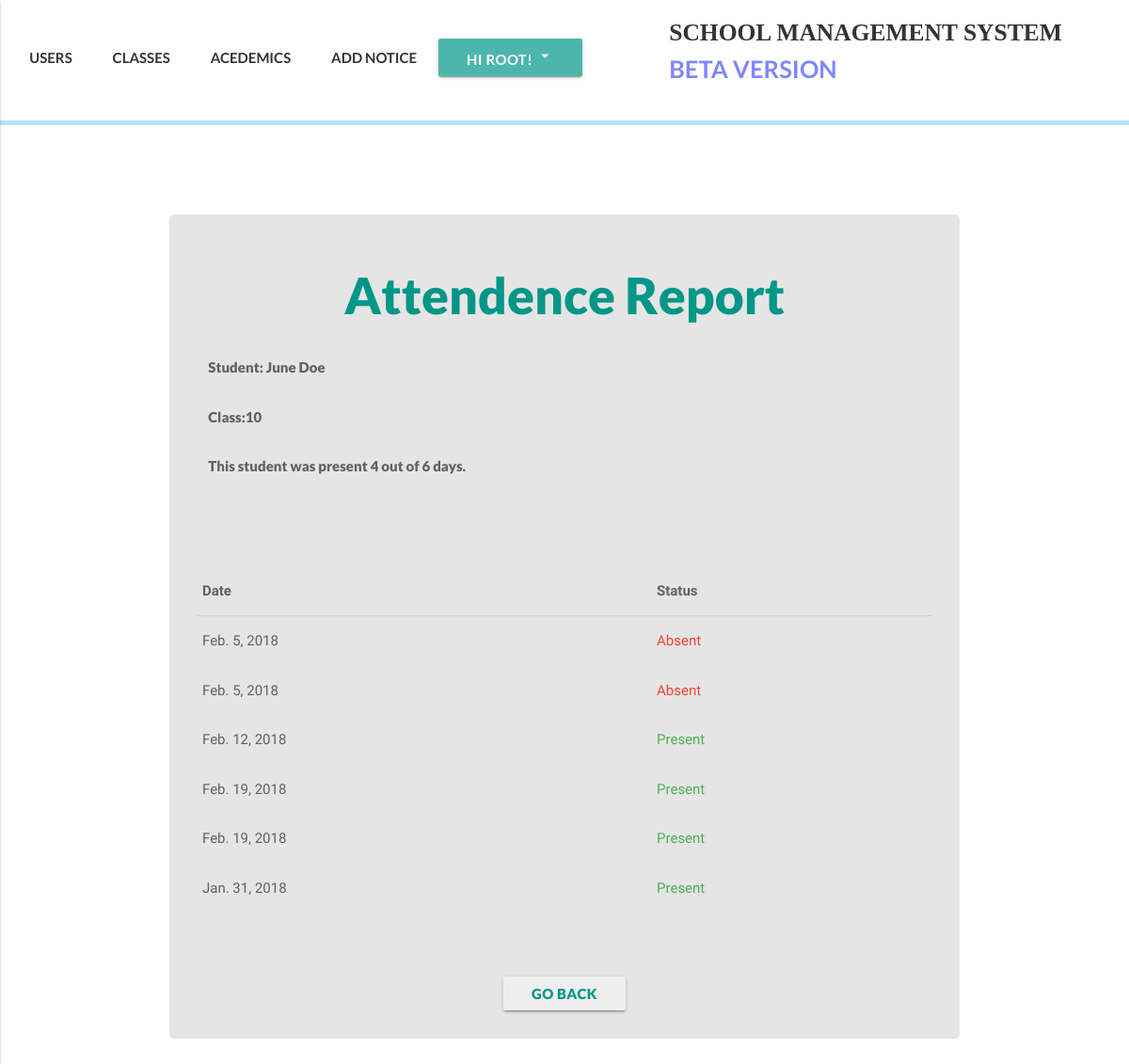
/academics/attendence/5/ (signed in), run on the app's committed database.
### accounts/models.py (models this page shows, shortened)
class User(AbstractBaseUser):
    email = models.EmailField(
        verbose_name='email address',
        max_length=255,
        unique=True,
    )
    date_of_birth = models.DateField(null=True)
    is_active = models.BooleanField(default=True)
    is_admin = models.BooleanField(default=False)
    is_teacher = models.BooleanField(default=False)
    is_student = models.BooleanField(default=False)
    bio = models.TextField(blank=True, help_text='write something about yourself...')
    phone_regex = RegexValidator(regex=r'^\+?1?\d{9,15}$', message="Phone number must be entered in the format: '+999999999'. Up to 15 digits allowed.")
    phone_number = models.CharField(validators=[phone_regex], max_length=17, blank=True, help_text="Phone number must be entered in the format: '+999999999'. Up to 15 digits allowed.") # validators should be a list
    first_name = models.CharField(max_length=225)
    last_name = models.CharField(max_length=225)
    address = models.CharField(max_length=225, blank=True)
    part_of = models.ForeignKey(Klasses, null=True, blank=True, related_name="partof", on_delete=models.SET_NULL)
    image = models.ImageField(upload_to="profile_pictures", blank=True)
    objects = MyUserManager()
    USERNAME_FIELD = 'email'
    REQUIRED_FIELDS = ['first_name', 'last_name', 'phone_number']
    def get_absolute_url(self):
        return reverse('user_detail', kwargs={'id':self.id})
    def __str__(self):              # __unicode__ on Python 2
        return self.first_name + " " + self.last_name

### klass/models.py (models this page shows, shortened)
class Klasses(models.Model):
    id = models.AutoField(primary_key=True)
    name = models.CharField(max_length=50)
    def __str__(self):
        return self.name

### academics/models.py (models this page shows, shortened)
class RollCall(models.Model):
    student = models.ForeignKey(settings.AUTH_USER_MODEL, blank=True, null=True,on_delete=models.CASCADE,related_name="rollcall")
    present = models.BooleanField(default=False, blank=False, null=False)
    date = models.DateField()

### academics/views.py (the view)
# urls.py: url(r'^attendence/(?P<id>[\w-]+)/$', rolls_detail, name='rolls-detail'),
def rolls_detail(request, id):
    if request.user.is_authenticated:
        student = get_object_or_404(User, id=id)
        total_present_days = student.rollcall.filter(present=True)
        klass = student.part_of
        teacher = klass.partof.filter(is_teacher=True)[0]
        if request.user == teacher or request.user.is_admin or request.user == student:
            rollcalls = student.rollcall.all()
            context = {
            'student':student,
            'rollcalls':rollcalls,
            'total_present_days':total_present_days,
            }
            template_name = 'academics/roll_call/rolls_details.html'
            return render(request, template_name, context)
        else:
            raise Http404
    else:
        raise Http404

### templates/academics/roll_call/rolls_details.html (shortened to what this page needs)
{% extends 'index.html' %}
{% block customcss %}
{% load static %}
<link rel="stylesheet" href="{% static 'css/academics/grades/grade-detail.css' %}">
{% endblock customcss %}
{% block content %}
  <div class="register-bg">
    <div class="classes-boi hoverable grey-text text-darken-2">
      <h2 class="report-head teal-text">Attendence Report</h2>
      <div class="row">
        <div class="col s12">
          <p>Student: {{student.first_name}} {{student.last_name}}</p>
        </div>
        <div class="col s12">
          <p>Class:{{student.part_of}}</p>
        </div>
        <div class="col s12">
          {% if student.rollcall.count == 0 %}
            {% if request.user.is_admin or request.user.is_teacher %}
              <p class="red-text">No record found! Mark their attendence and the record will show in the data below.</p>
            {% elif request.user.is_student %}
              <p class="red-text">No record found! Your teachers will update your record. Once it's done your status will start appearing in the table below. If you keep seeing this message, contact your teachers.</p>
            {% endif %}
          {% else %}
          <p>This student was present {{total_present_days.count}} out of {{student.rollcall.count}} days.</p>
          {% endif %}
        </div>
      </div>
      <table class="responsive-table highlight ma-table">
        <thead>
          <tr>
              <th>Date</th>
              <th>Status</th>
          </tr>
        </thead>
        <tbody>
        {% for obj in rollcalls %}
          <tr>
            <td>{{obj.date}}</td>
            {% if obj.present %}
            <td class="green-text">Present</td>
            {% else %}
            <td class="red-text">Absent</td>
            {% endif %}
          </tr>
        {% endfor %}
        </tbody>
      </table>
        <br><br><br>
        <div class="center">
          {% if request.user.is_admin or request.user.is_teacher %}
          <a href="/academics/attendence/klass/{{student.part_of.id}}" class="btn waves-effect waves-teal grey lighten-3 teal-text dam boto">Go Back</a>
          {% elif request.user.is_student %}
          <a href="{% url 'home' %}" class="btn waves-effect waves-teal grey lighten-3 teal-text dam boto">Go Back</a>
          {% endif %}
        </div>
  </div>
  </div>
{% endblock content %}

### templates/index.html (shortened to what this page needs)
<!DOCTYPE html>
<html lang="en">
<head>
  {% load static %}
  <link rel="stylesheet" href="https://cdnjs.cloudflare.com/ajax/libs/animate.css/3.5.2/animate.min.css">
  <link rel="stylesheet" href="{% static 'materialize/css/materialize.min.css' %}">
  {% block headercss %} <link rel="stylesheet" href="{% static 'css/header.css' %}"> {% endblock headercss %}
  {% block customcss %} <link rel="stylesheet" href="{% static 'css/home.css' %}"> {% endblock customcss %}
</head>
<body>
  {% block new_page %}
  <header>
    <div class="my-nav">
      <div class="row">
        <div class="col xl7 l7 m7 s12 ma-nav">
          <ul class="nav-ul" >
            {% block headernavs %}
            {% if request.user.is_authenticated %}
              {% if request.user.is_student %}
              <li><a href="{% url 'semester-view' %}" class="waves-effect waves-teal">MY GRADES</a></li>
              <li><a href="{{request.user.part_of.get_absolute_url}}" class="waves-effect waves-teal">MY CLASS</a></li>
              <li><a href="/academics/attendence/{{request.user.id}}" class="waves-effect waves-teal">ATTENDENCE</a></li>
              <a class='dropdown-button btn my-dropdown teal lighten-2' data-beloworigin="true" href='#' data-activates='dropdown1'>Hi {{request.user.first_name}}! <i class="medium material-icons">arrow_drop_down</i></a>
              <ul id='dropdown1' class='dropdown-content'>
               <li><a href="{{request.user.get_absolute_url}}">Profile</a></li>
               <li><a href="{% url 'change_password' %}">Change Password</a></li>
               <li><a href="{% url 'logout_view' %}">Logout</a></li>
             </ul>
              {% elif request.user.is_admin %}
              <li><a href="{% url 'user_view' %}" class="waves-effect waves-teal">USERS</a></li>
              <li><a href="{% url 'klasses_list_view' %}" class="waves-effect waves-teal">CLASSES</a></li>
              <li><a href="{% url 'academics_view' %}" class="waves-effect waves-teal">ACEDEMICS</a></li>
              <li><a href="#" class="waves-effect waves-teal">ADD NOTICE</a></li>
              <a class='dropdown-button btn my-dropdown teal lighten-2' data-beloworigin="true" href='#' data-activates='dropdown1'>Hi {{request.user.first_name}}! <i class="medium material-icons">arrow_drop_down</i></a>
              {% endif %}
            {% else %}
            <li><a href="{% url 'login_view' %}" class="waves-effect waves-teal"><span>LOGIN</span></a></li>
            {% endif %}
            {% endblock headernavs %}
          </ul>
        </div>
        <div class="col s2">
        </div>
        <div class="col xl5 l5 m5 offset-10">
          <a href="{% url 'home' %}" class='my-logo'>SCHOOL MANAGEMENT SYSTEM<br><span class="qaka"> BETA VERSION</span></a>
        </div>
    </div>
    </div>
    <div class='little-bar'></div>
  </header>
  {% block content %}{% endblock content %}
{% endblock new_page %}
</body>
</html>

### static/css/header.css (style rules this page uses)
.my-nav { font-family: lato; font-weight:bold; background-color: #fff; height:100%; padding-top:15px; padding-bottom: 0; margin-bottom:0; }
.my-dropdown { padding-bottom:40px; }
.little-bar { height:5px; background-color: #b3e5fc; }
.my-nav ul li { display: inline; }
.my-nav ul li a, .disable { padding: 20px 20px 20px 20px; color: #333; transition: 0.4s; }
.my-logo { font-family:kelson sans; color:#333; text-align:right; font-size:1.7em; transition: 0.4s; }
.qaka { color: #8086ff; font-family:lato; }

### static/css/academics/grades/grade-detail.css (style rules this page uses)
.register-bg { padding: 3em 0em; margin-top: 50px; }
.ma-table { margin-top: 10vh; }
.report-head { text-align: center; }
.classes-boi { border-radius: 5px; margin-top:10vh; width:70%; margin: auto; background-color: #e5e5e5 ; padding:2em; }
.classes-boi h3, .classes-boi h4, .classes-boi h2, .classes-boi p, .classes-boi a { font-family: lato; font-weight:1000; }

### data on the page
User: user.first_name "ROOT"
User: first_name "June", last_name "Doe", part_of "10", rollcall.count "6"
RollCall: date "Feb. 5, 2018", present "Absent"
RollCall: date "Feb. 5, 2018", present "Absent"
RollCall: date "Feb. 12, 2018", present "Present"
RollCall: date "Feb. 19, 2018", present "Present"
RollCall: date "Feb. 19, 2018", present "Present"
RollCall: date "Jan. 31, 2018", present "Present"

### other printed values
{{ total_present_days.count }} "4"
